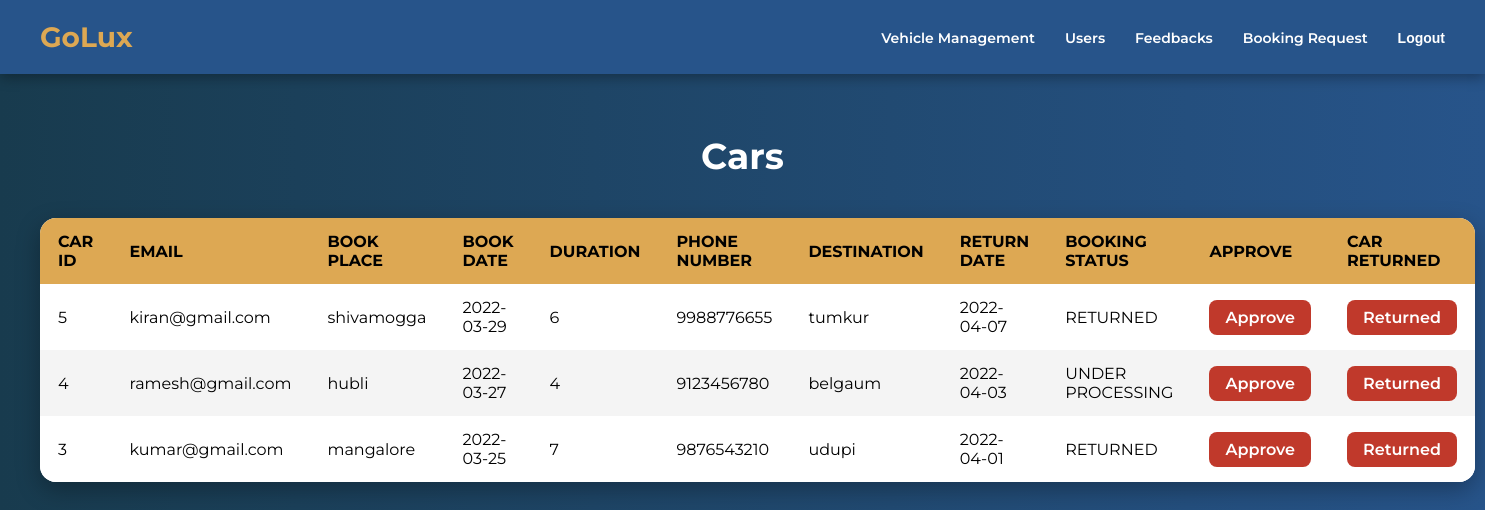
/adminbook.php, run on the app's committed database.
### tables this page shows
CREATE TABLE `booking` (
  `BOOK_ID` int(11) NOT NULL,
  `CAR_ID` int(11) NOT NULL,
  `EMAIL` varchar(255) NOT NULL,
  `BOOK_PLACE` varchar(255) NOT NULL,
  `BOOK_DATE` date NOT NULL,
  `DURATION` int(11) NOT NULL,
  `PHONE_NUMBER` bigint(20) NOT NULL,
  `DESTINATION` varchar(255) NOT NULL,
  `RETURN_DATE` date NOT NULL,
  `PRICE` int(11) NOT NULL,
  `BOOK_STATUS` varchar(255) NOT NULL DEFAULT 'UNDER PROCESSING'
);

### adminbook.php (the view, shortened to what this page needs)
<!DOCTYPE html>
<html lang="en">
<head>
</head>
<body>
<?php
require_once('connection.php');
$query = "SELECT * FROM booking ORDER BY BOOK_ID DESC";
$queryy = mysqli_query($con, $query);
?>
<div class="navbar">
  <div class="logo">GoLux</div>
  <div class="menu">
    <ul>
      <li><a href="adminvehicle.php">Vehicle Management</a></li>
      <li><a href="adminusers.php">Users</a></li>
      <li><a href="admindash.php">Feedbacks</a></li>
      <li><a href="adminbook.php">Booking Request</a></li>
      <li><button onclick="window.location.href='index.php'">Logout</button></li>
    </ul>
  </div>
</div>
<div class="container">
  <h1>Cars</h1>
  <table class="content-table">
    <thead>
      <tr>
        <th>CAR ID</th>
        <th>EMAIL</th>
        <th>BOOK PLACE</th>
        <th>BOOK DATE</th>
        <th>DURATION</th>
        <th>PHONE NUMBER</th>
        <th>DESTINATION</th>
        <th>RETURN DATE</th>
        <th>BOOKING STATUS</th>
        <th>APPROVE</th>
        <th>CAR RETURNED</th>
      </tr>
    </thead>
    <tbody>
      <?php while($res = mysqli_fetch_array($queryy)) { ?>
      <tr>
        <td><?php echo $res['CAR_ID']; ?></td>
        <td><?php echo $res['EMAIL']; ?></td>
        <td><?php echo $res['BOOK_PLACE']; ?></td>
        <td><?php echo $res['BOOK_DATE']; ?></td>
        <td><?php echo $res['DURATION']; ?></td>
        <td><?php echo $res['PHONE_NUMBER']; ?></td>
        <td><?php echo $res['DESTINATION']; ?></td>
        <td><?php echo $res['RETURN_DATE']; ?></td>
        <td><?php echo $res['BOOK_STATUS']; ?></td>
        <td><a class="btn-action" href="approve.php?id=<?php echo $res['BOOK_ID']; ?>">Approve</a></td>
        <td><a class="btn-action" href="adminreturn.php?id=<?php echo $res['CAR_ID']; ?>&bookid=<?php echo $res['BOOK_ID']; ?>">Returned</a></td>
      </tr>
      <?php } ?>
    </tbody>
  </table>
</div>
</body>
</html>

### adminbook.php (style rules this page uses)
* { margin: 0; padding: 0; box-sizing: border-box; }
body { font-family: 'Montserrat', sans-serif; background: linear-gradient(to right, #183B4E, #27548A); color: #fff; min-height: 100vh; }
.navbar { display: flex; justify-content: space-between; align-items: center; padding: 20px 40px; background-color: #27548A; box-shadow: 0 4px 12px rgba(0, 0, 0, 0.3); }
.logo { font-size: 28px; font-weight: 700; color: #DDA853; }
.menu ul { list-style: none; display: flex; gap: 30px; }
.menu ul li a, .menu ul li button { text-decoration: none; color: #fff; font-weight: 600; font-size: 14px; background: none; border: none; cursor: pointer; transition: color 0.3s; }
.container { padding: 60px 40px; }
h1 { text-align: center; margin-bottom: 40px; color: #fff; font-size: 36px; font-weight: 700; }
.content-table { width: 100%; border-collapse: collapse; border-radius: 16px; overflow: hidden; box-shadow: 0 8px 24px rgba(0, 0, 0, 0.3); background-color: #fff; }
.content-table thead { background-color: #DDA853; color: #183B4E; font-size: 16px; }
.content-table th, .content-table td { padding: 14px 18px; text-align: left; color:black; }
.content-table tbody tr:nth-child(even) { background-color: #f4f4f4; }
.content-table tbody tr:nth-child(odd) { background-color: #ffffff; }
.btn-action { padding: 8px 16px; font-weight: 600; border: none; border-radius: 8px; background-color: #C0392B; color: white; text-decoration: none; transition: background-color 0.3s; }

### data on the page
booking: CAR_ID "5", EMAIL "kiran@gmail.com", BOOK_PLACE "shivamogga", BOOK_DATE "2022-03-29", DURATION "6", PHONE_NUMBER "9988776655", DESTINATION "tumkur", RETURN_DATE "2022-04-07", BOOK_STATUS "RETURNED"
booking: CAR_ID "4", EMAIL "ramesh@gmail.com", BOOK_PLACE "hubli", BOOK_DATE "2022-03-27", DURATION "4", PHONE_NUMBER "9123456780", DESTINATION "belgaum", RETURN_DATE "2022-04-03", BOOK_STATUS "UNDER PROCESSING"
booking: CAR_ID "3", EMAIL "kumar@gmail.com", BOOK_PLACE "mangalore", BOOK_DATE "2022-03-25", DURATION "7", PHONE_NUMBER "9876543210", DESTINATION "udupi", RETURN_DATE "2022-04-01", BOOK_STATUS "RETURNED"
